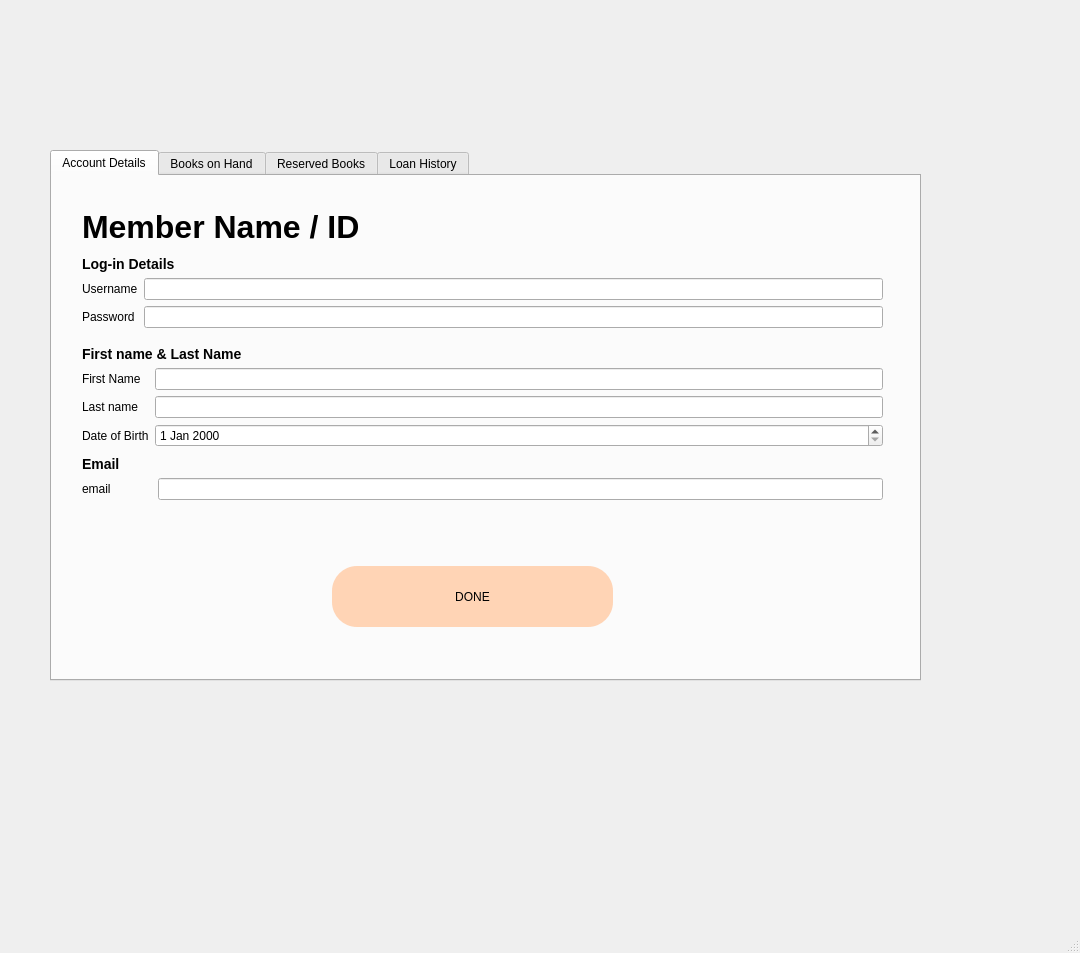
<?xml version="1.0" encoding="UTF-8"?>
<ui version="4.0">
 <class>adminEditAccount</class>
 <widget class="QMainWindow" name="adminEditAccount">
  <property name="geometry">
   <rect>
    <x>0</x>
    <y>0</y>
    <width>1080</width>
    <height>953</height>
   </rect>
  </property>
  <property name="windowTitle">
   <string>MainWindow</string>
  </property>
  <widget class="QWidget" name="centralwidget">
   <widget class="QTabWidget" name="tabWidget">
    <property name="geometry">
     <rect>
      <x>50</x>
      <y>150</y>
      <width>871</width>
      <height>531</height>
     </rect>
    </property>
    <property name="styleSheet">
     <string notr="true"/>
    </property>
    <property name="tabPosition">
     <enum>QTabWidget::North</enum>
    </property>
    <property name="tabShape">
     <enum>QTabWidget::Rounded</enum>
    </property>
    <property name="currentIndex">
     <number>0</number>
    </property>
    <widget class="QWidget" name="tab">
     <property name="styleSheet">
      <string notr="true"/>
     </property>
     <attribute name="title">
      <string>Account Details</string>
     </attribute>
     <widget class="QLabel" name="label">
      <property name="geometry">
       <rect>
        <x>30</x>
        <y>20</y>
        <width>601</width>
        <height>61</height>
       </rect>
      </property>
      <property name="styleSheet">
       <string notr="true">QLabel{
	font-weight: bold;
	font-size: 32px;
}</string>
      </property>
      <property name="text">
       <string>Member Name / ID</string>
      </property>
     </widget>
     <widget class="QWidget" name="verticalLayoutWidget">
      <property name="geometry">
       <rect>
        <x>30</x>
        <y>80</y>
        <width>801</width>
        <height>81</height>
       </rect>
      </property>
      <layout class="QVBoxLayout" name="verticalLayout">
       <item>
        <widget class="QLabel" name="label_6">
         <property name="sizePolicy">
          <sizepolicy hsizetype="Preferred" vsizetype="Fixed">
           <horstretch>0</horstretch>
           <verstretch>0</verstretch>
          </sizepolicy>
         </property>
         <property name="styleSheet">
          <string notr="true">QLabel{
	font-weight: bold;
	font-size: 14px;

}</string>
         </property>
         <property name="text">
          <string>Log-in Details</string>
         </property>
        </widget>
       </item>
       <item>
        <layout class="QFormLayout" name="formLayout">
         <item row="0" column="0">
          <widget class="QLabel" name="label_4">
           <property name="sizePolicy">
            <sizepolicy hsizetype="Preferred" vsizetype="Preferred">
             <horstretch>0</horstretch>
             <verstretch>0</verstretch>
            </sizepolicy>
           </property>
           <property name="minimumSize">
            <size>
             <width>0</width>
             <height>0</height>
            </size>
           </property>
           <property name="text">
            <string>Username</string>
           </property>
          </widget>
         </item>
         <item row="0" column="1">
          <widget class="QLineEdit" name="lineEdit"/>
         </item>
         <item row="1" column="0">
          <widget class="QLabel" name="label_5">
           <property name="text">
            <string>Password</string>
           </property>
          </widget>
         </item>
         <item row="1" column="1">
          <widget class="QLineEdit" name="lineEdit_2"/>
         </item>
        </layout>
       </item>
      </layout>
     </widget>
     <widget class="QWidget" name="verticalLayoutWidget_2">
      <property name="geometry">
       <rect>
        <x>30</x>
        <y>170</y>
        <width>801</width>
        <height>106</height>
       </rect>
      </property>
      <layout class="QVBoxLayout" name="verticalLayout_2">
       <item>
        <widget class="QLabel" name="label_12">
         <property name="sizePolicy">
          <sizepolicy hsizetype="Preferred" vsizetype="Fixed">
           <horstretch>0</horstretch>
           <verstretch>0</verstretch>
          </sizepolicy>
         </property>
         <property name="styleSheet">
          <string notr="true">QLabel{
	font-weight: bold;
	font-size: 14px;

}</string>
         </property>
         <property name="text">
          <string>First name &amp; Last Name</string>
         </property>
        </widget>
       </item>
       <item>
        <layout class="QFormLayout" name="formLayout_4">
         <item row="0" column="0">
          <widget class="QLabel" name="label_13">
           <property name="text">
            <string>First Name</string>
           </property>
          </widget>
         </item>
         <item row="0" column="1">
          <widget class="QLineEdit" name="lineEdit_7"/>
         </item>
         <item row="1" column="0">
          <widget class="QLabel" name="label_14">
           <property name="text">
            <string>Last name</string>
           </property>
          </widget>
         </item>
         <item row="1" column="1">
          <widget class="QLineEdit" name="lineEdit_8"/>
         </item>
         <item row="2" column="0">
          <widget class="QLabel" name="label_25">
           <property name="text">
            <string>Date of Birth</string>
           </property>
          </widget>
         </item>
         <item row="2" column="1">
          <widget class="QDateEdit" name="dateEdit">
           <property name="enabled">
            <bool>true</bool>
           </property>
           <property name="sizePolicy">
            <sizepolicy hsizetype="Minimum" vsizetype="Fixed">
             <horstretch>0</horstretch>
             <verstretch>0</verstretch>
            </sizepolicy>
           </property>
          </widget>
         </item>
        </layout>
       </item>
      </layout>
     </widget>
     <widget class="QWidget" name="verticalLayoutWidget_3">
      <property name="geometry">
       <rect>
        <x>30</x>
        <y>280</y>
        <width>801</width>
        <height>61</height>
       </rect>
      </property>
      <layout class="QVBoxLayout" name="verticalLayout_3">
       <item>
        <widget class="QLabel" name="label_15">
         <property name="sizePolicy">
          <sizepolicy hsizetype="Preferred" vsizetype="Fixed">
           <horstretch>0</horstretch>
           <verstretch>0</verstretch>
          </sizepolicy>
         </property>
         <property name="styleSheet">
          <string notr="true">QLabel{
	font-weight: bold;
	font-size: 14px;

}</string>
         </property>
         <property name="text">
          <string>Email</string>
         </property>
        </widget>
       </item>
       <item>
        <layout class="QFormLayout" name="formLayout_5">
         <property name="horizontalSpacing">
          <number>30</number>
         </property>
         <item row="0" column="0">
          <widget class="QLabel" name="label_16">
           <property name="enabled">
            <bool>true</bool>
           </property>
           <property name="sizePolicy">
            <sizepolicy hsizetype="Preferred" vsizetype="Preferred">
             <horstretch>124</horstretch>
             <verstretch>0</verstretch>
            </sizepolicy>
           </property>
           <property name="minimumSize">
            <size>
             <width>46</width>
             <height>0</height>
            </size>
           </property>
           <property name="text">
            <string>email</string>
           </property>
          </widget>
         </item>
         <item row="0" column="1">
          <widget class="QLineEdit" name="lineEdit_9">
           <property name="sizePolicy">
            <sizepolicy hsizetype="Preferred" vsizetype="Fixed">
             <horstretch>0</horstretch>
             <verstretch>0</verstretch>
            </sizepolicy>
           </property>
          </widget>
         </item>
        </layout>
       </item>
      </layout>
     </widget>
     <widget class="QPushButton" name="pushButton">
      <property name="geometry">
       <rect>
        <x>280</x>
        <y>390</y>
        <width>281</width>
        <height>61</height>
       </rect>
      </property>
      <property name="styleSheet">
       <string notr="true">QPushButton {
	border-radius: 25px;
	background-color: rgb(255, 212, 181)
}</string>
      </property>
      <property name="text">
       <string>DONE</string>
      </property>
     </widget>
    </widget>
    <widget class="QWidget" name="tab_2">
     <attribute name="title">
      <string>Books on Hand</string>
     </attribute>
     <widget class="QLabel" name="label_2">
      <property name="geometry">
       <rect>
        <x>30</x>
        <y>20</y>
        <width>271</width>
        <height>61</height>
       </rect>
      </property>
      <property name="styleSheet">
       <string notr="true">QLabel{
	font-weight: bold;
	font-size: 32px;
}</string>
      </property>
      <property name="text">
       <string>Books You Have</string>
      </property>
     </widget>
     <widget class="QScrollArea" name="scrollArea">
      <property name="geometry">
       <rect>
        <x>10</x>
        <y>90</y>
        <width>1261</width>
        <height>401</height>
       </rect>
      </property>
      <property name="widgetResizable">
       <bool>true</bool>
      </property>
      <widget class="QWidget" name="scrollAreaWidgetContents">
       <property name="geometry">
        <rect>
         <x>0</x>
         <y>0</y>
         <width>1259</width>
         <height>399</height>
        </rect>
       </property>
      </widget>
     </widget>
    </widget>
    <widget class="QWidget" name="tab_3">
     <attribute name="title">
      <string>Reserved Books</string>
     </attribute>
     <widget class="QLabel" name="label_3">
      <property name="geometry">
       <rect>
        <x>30</x>
        <y>20</y>
        <width>311</width>
        <height>61</height>
       </rect>
      </property>
      <property name="styleSheet">
       <string notr="true">QLabel{
	font-weight: bold;
	font-size: 32px;
}</string>
      </property>
      <property name="text">
       <string>Books in Reserve</string>
      </property>
     </widget>
     <widget class="QWidget" name="horizontalLayoutWidget_5">
      <property name="geometry">
       <rect>
        <x>20</x>
        <y>80</y>
        <width>881</width>
        <height>171</height>
       </rect>
      </property>
      <layout class="QHBoxLayout" name="horizontalLayout_9">
       <item>
        <widget class="QLabel" name="img_4">
         <property name="text">
          <string>Book 3</string>
         </property>
        </widget>
       </item>
       <item>
        <layout class="QVBoxLayout" name="verticalLayout_7">
         <item>
          <widget class="QLabel" name="label_26">
           <property name="styleSheet">
            <string notr="true">QLabel {
	font-weight:bold;
	font-size: 14px;

	
}</string>
           </property>
           <property name="text">
            <string>Sands in your Pants</string>
           </property>
          </widget>
         </item>
         <item>
          <widget class="QLabel" name="label_27">
           <property name="text">
            <string>Lmao something about sands and shit. Might need some sun screen </string>
           </property>
          </widget>
         </item>
         <item>
          <spacer name="verticalSpacer_4">
           <property name="orientation">
            <enum>Qt::Vertical</enum>
           </property>
           <property name="sizeHint" stdset="0">
            <size>
             <width>20</width>
             <height>40</height>
            </size>
           </property>
          </spacer>
         </item>
        </layout>
       </item>
       <item>
        <spacer name="horizontalSpacer_6">
         <property name="orientation">
          <enum>Qt::Horizontal</enum>
         </property>
         <property name="sizeHint" stdset="0">
          <size>
           <width>40</width>
           <height>20</height>
          </size>
         </property>
        </spacer>
       </item>
       <item>
        <layout class="QHBoxLayout" name="horizontalLayout_10">
         <item>
          <widget class="QLabel" name="label_28">
           <property name="text">
            <string>Available: </string>
           </property>
          </widget>
         </item>
         <item>
          <widget class="QLabel" name="label_29">
           <property name="styleSheet">
            <string notr="true">QLabel{
	color: rgb(85, 170, 0);
}</string>
           </property>
           <property name="text">
            <string>69/69/2069</string>
           </property>
          </widget>
         </item>
        </layout>
       </item>
      </layout>
     </widget>
     <widget class="QWidget" name="horizontalLayoutWidget_6">
      <property name="geometry">
       <rect>
        <x>20</x>
        <y>270</y>
        <width>881</width>
        <height>171</height>
       </rect>
      </property>
      <layout class="QHBoxLayout" name="horizontalLayout_11">
       <item>
        <widget class="QLabel" name="img_5">
         <property name="text">
          <string>Book 4</string>
         </property>
        </widget>
       </item>
       <item>
        <layout class="QVBoxLayout" name="verticalLayout_8">
         <item>
          <widget class="QLabel" name="label_30">
           <property name="styleSheet">
            <string notr="true">QLabel {
	font-weight:bold;
	font-size: 14px;

	
}</string>
           </property>
           <property name="text">
            <string>This is literally Castlevania ripoff DON'T READ</string>
           </property>
          </widget>
         </item>
         <item>
          <widget class="QLabel" name="label_31">
           <property name="text">
            <string>Shit, get a bucked and a mop THATS A WET ASS PUSSY</string>
           </property>
          </widget>
         </item>
         <item>
          <spacer name="verticalSpacer_5">
           <property name="orientation">
            <enum>Qt::Vertical</enum>
           </property>
           <property name="sizeHint" stdset="0">
            <size>
             <width>20</width>
             <height>40</height>
            </size>
           </property>
          </spacer>
         </item>
        </layout>
       </item>
       <item>
        <spacer name="horizontalSpacer_7">
         <property name="orientation">
          <enum>Qt::Horizontal</enum>
         </property>
         <property name="sizeHint" stdset="0">
          <size>
           <width>40</width>
           <height>20</height>
          </size>
         </property>
        </spacer>
       </item>
       <item>
        <layout class="QHBoxLayout" name="horizontalLayout_12">
         <item>
          <widget class="QLabel" name="label_32">
           <property name="text">
            <string>Available: </string>
           </property>
          </widget>
         </item>
         <item>
          <widget class="QLabel" name="label_33">
           <property name="styleSheet">
            <string notr="true">QLabel{
	color: rgb(85, 170, 0);
}</string>
           </property>
           <property name="text">
            <string>69/69/2069</string>
           </property>
          </widget>
         </item>
        </layout>
       </item>
      </layout>
     </widget>
    </widget>
    <widget class="QWidget" name="tab_4">
     <attribute name="title">
      <string>Loan History</string>
     </attribute>
     <widget class="QLabel" name="label_24">
      <property name="geometry">
       <rect>
        <x>30</x>
        <y>20</y>
        <width>311</width>
        <height>61</height>
       </rect>
      </property>
      <property name="styleSheet">
       <string notr="true">QLabel{
	font-weight: bold;
	font-size: 32px;
}</string>
      </property>
      <property name="text">
       <string>Loan History</string>
      </property>
     </widget>
     <widget class="QWidget" name="horizontalLayoutWidget_7">
      <property name="geometry">
       <rect>
        <x>20</x>
        <y>80</y>
        <width>881</width>
        <height>171</height>
       </rect>
      </property>
      <layout class="QHBoxLayout" name="horizontalLayout_13">
       <item>
        <widget class="QLabel" name="img_6">
         <property name="text">
          <string>Book 5</string>
         </property>
        </widget>
       </item>
       <item>
        <layout class="QVBoxLayout" name="verticalLayout_9">
         <item>
          <widget class="QLabel" name="label_34">
           <property name="styleSheet">
            <string notr="true">QLabel {
	font-weight:bold;
	font-size: 14px;

	
}</string>
           </property>
           <property name="text">
            <string>Sex but with words</string>
           </property>
          </widget>
         </item>
         <item>
          <widget class="QLabel" name="label_35">
           <property name="text">
            <string>Get a therapist.</string>
           </property>
          </widget>
         </item>
         <item>
          <spacer name="verticalSpacer_6">
           <property name="orientation">
            <enum>Qt::Vertical</enum>
           </property>
           <property name="sizeHint" stdset="0">
            <size>
             <width>20</width>
             <height>40</height>
            </size>
           </property>
          </spacer>
         </item>
        </layout>
       </item>
       <item>
        <spacer name="horizontalSpacer_8">
         <property name="orientation">
          <enum>Qt::Horizontal</enum>
         </property>
         <property name="sizeHint" stdset="0">
          <size>
           <width>40</width>
           <height>20</height>
          </size>
         </property>
        </spacer>
       </item>
       <item>
        <layout class="QHBoxLayout" name="horizontalLayout_14">
         <item>
          <widget class="QLabel" name="label_36">
           <property name="text">
            <string>Borrowed at: </string>
           </property>
          </widget>
         </item>
         <item>
          <widget class="QLabel" name="label_37">
           <property name="styleSheet">
            <string notr="true">QLabel{
	color: rgb(255, 0, 0);
}</string>
           </property>
           <property name="text">
            <string>1/23/4567</string>
           </property>
          </widget>
         </item>
        </layout>
       </item>
      </layout>
     </widget>
    </widget>
   </widget>
  </widget>
  <widget class="QMenuBar" name="menubar">
   <property name="geometry">
    <rect>
     <x>0</x>
     <y>0</y>
     <width>1080</width>
     <height>21</height>
    </rect>
   </property>
  </widget>
  <widget class="QStatusBar" name="statusbar"/>
 </widget>
 <resources/>
 <connections/>
</ui>
